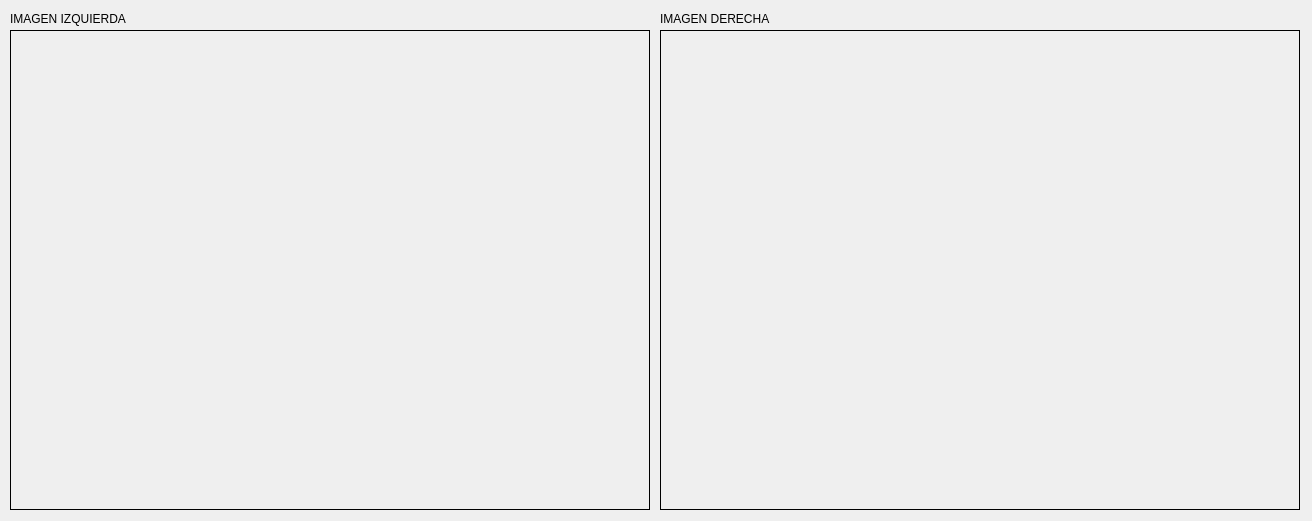
<?xml version="1.0" encoding="UTF-8"?>
<ui version="4.0">
 <class>capturaRealizada</class>
 <widget class="QDialog" name="capturaRealizada">
  <property name="geometry">
   <rect>
    <x>0</x>
    <y>0</y>
    <width>1312</width>
    <height>521</height>
   </rect>
  </property>
  <property name="minimumSize">
   <size>
    <width>1312</width>
    <height>0</height>
   </size>
  </property>
  <property name="maximumSize">
   <size>
    <width>1312</width>
    <height>640</height>
   </size>
  </property>
  <property name="windowTitle">
   <string>Capturas de la Escena</string>
  </property>
  <widget class="QLabel" name="imagenIzquierda">
   <property name="geometry">
    <rect>
     <x>10</x>
     <y>30</y>
     <width>640</width>
     <height>480</height>
    </rect>
   </property>
   <property name="minimumSize">
    <size>
     <width>640</width>
     <height>480</height>
    </size>
   </property>
   <property name="maximumSize">
    <size>
     <width>640</width>
     <height>480</height>
    </size>
   </property>
   <property name="frameShape">
    <enum>QFrame::Box</enum>
   </property>
   <property name="text">
    <string/>
   </property>
  </widget>
  <widget class="QLabel" name="label_2">
   <property name="geometry">
    <rect>
     <x>10</x>
     <y>10</y>
     <width>151</width>
     <height>17</height>
    </rect>
   </property>
   <property name="text">
    <string>IMAGEN IZQUIERDA</string>
   </property>
  </widget>
  <widget class="QLabel" name="label_3">
   <property name="geometry">
    <rect>
     <x>660</x>
     <y>10</y>
     <width>181</width>
     <height>17</height>
    </rect>
   </property>
   <property name="text">
    <string>IMAGEN DERECHA</string>
   </property>
  </widget>
  <widget class="QLabel" name="imagenDerecha">
   <property name="geometry">
    <rect>
     <x>660</x>
     <y>30</y>
     <width>640</width>
     <height>480</height>
    </rect>
   </property>
   <property name="sizePolicy">
    <sizepolicy hsizetype="Ignored" vsizetype="Ignored">
     <horstretch>0</horstretch>
     <verstretch>0</verstretch>
    </sizepolicy>
   </property>
   <property name="minimumSize">
    <size>
     <width>0</width>
     <height>0</height>
    </size>
   </property>
   <property name="frameShape">
    <enum>QFrame::Box</enum>
   </property>
   <property name="text">
    <string/>
   </property>
  </widget>
 </widget>
 <resources/>
 <connections/>
</ui>
